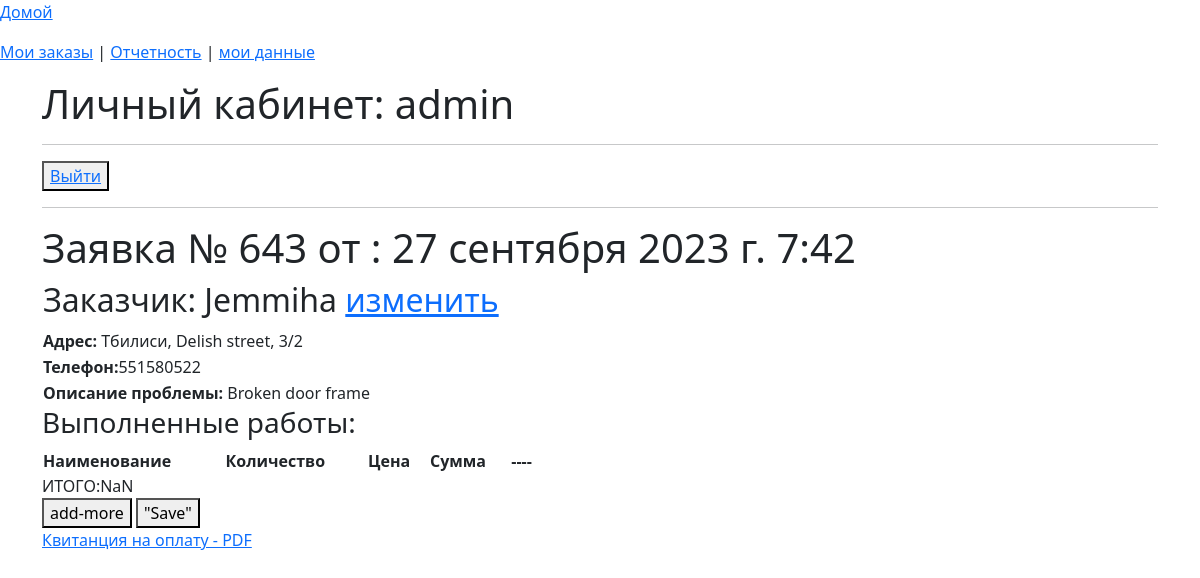
Page /invoice/643 (signed in) on the committed database.
### app_site/models.py (models this page shows)
class OrderList(models.Model):
    time_in = models.DateTimeField(auto_now_add=True, verbose_name='Дата заказа')
    time_out = models.DateTimeField(null=True, blank=True, verbose_name='Дата выполнения')
    repairer_id = models.ForeignKey(User, on_delete=models.SET_NULL, null=True, blank=True,
                                    verbose_name='Мастер', default='', )
    price = models.DecimalField(decimal_places=2, max_digits=7, null=True, blank=True, verbose_name='Стоимость работ')
    text_order = models.CharField(max_length=1500, verbose_name='Описание проблемы', blank=True, null=True)
    customer_name = models.CharField(max_length=50, verbose_name='Ваше имя')
    customer_phone = models.CharField(max_length=16, verbose_name='Номер телефона')
    customer_code = models.CharField(max_length=16, verbose_name='Код организации', blank=True, null=True)
    address_city = models.CharField(max_length=2, choices=CITY_CHOICES, default='TB', null=True, blank=True,
                                    verbose_name='Город')
    order_status = models.CharField(max_length=3, choices=ORDER_STATUS, default='BEG', null=True, blank=True,
                                    verbose_name='Статус заказа')
    address_street_app = models.CharField(max_length=150, verbose_name='Улица', null=True, blank=True)
    address_num = models.CharField(max_length=10, verbose_name='Номер дома', null=True, blank=True)
    services = models.ManyToManyField('Service', through='Invoice')
    class Meta:
        verbose_name = 'Список заказов'
        verbose_name_plural = 'Список заказов'

### app_site/views.py (the view, shortened to what this page needs)
# urls.py: path('invoice/<int:pk>', InvoiceCreate.as_view(), name='invoice'),
class InvoiceCreate(LoginRequiredMixin, DetailView):
    model = OrderList
    context_object_name = 'info'
    template_name = 'invoice.html'
    def get_context_data(self, **kwargs):
        context = super().get_context_data()
        context['invoice'] = Invoice.objects\
                                    .filter(order_id=self.object.pk)\
                                    .select_related('service_id')\
                                    .defer('service_id__type')\
                                    .annotate(amount=F('price') * F('quantity'))
        InvoiceFormSet = modelformset_factory(Invoice, form=InvoiceForm, extra=0)
        formset = InvoiceFormSet(queryset=Invoice.objects.none())
        context['form'] = formset
        context['type_work'] = WORK_CHOICES
        if self.object.order_status == 'SND':
            self.object.order_status = 'RCV'
            self.object.save()
        return context

### app_site/models.py (called while the page is built)
    def __str__(self):
        return f"{self.name}"

### app_site/templatetags/custom_filters.py (called while the page is built)
@register.filter()
def choice_tag(value, A):
    try:
        if A == 'city':
            a = dict(CITY_CHOICES)
        elif A == 'status_order':
            a = dict(ORDER_STATUS)
        elif A == 'month':
            a = dict(MONTH)
        elif A == 'work_type':
            a = dict(WORK_CHOICES)
        return f'{a[value]}'
    except KeyError:
        return f''

### templates/invoice.html (shortened to what this page needs)
{% extends 'flatpages/default_user.html' %}
{% load custom_filters %}
{% load custom_tags %}
{% block body %}
<hr>
<button> <a href="/app/logout/">Выйти</a> </button>
<hr>
    <h1>Заявка № {{ info.id }} от : {{ info.time_in }}</h1>
    <table width="700"><tr>
        <td><h2>Заказчик: {{ info.customer_name }}  <a href="../list_order/update/{{ info.pk}}">изменить</a></h2></td>
    </tr>
        <tr>
        <td><b>Адрес: </b>{{ info.address_city|choice_tag:'city' }}, {{ info.address_street_app }}, {{ info.address_num }}</td>
    </tr>
    <tr>
         <td><b>Телефон:</b>{{ info.customer_phone }}</td>
    </tr>
    <tr>
         <td><b>Описание проблемы:</b> {{ info.text_order }}</td>
    </tr>
    </table>
<h3>Выполненные работы: </h3>
<table width="500" id="table_invoice">
 <tr>
            <th>Наименование </th>
            <th>Количество </th>
            <th>Цена</th>
            <th>Сумма</th>
            <th>----</th>
    </tr>
    <tr id="total"><td></td></tr>
</table>
<form action="" method="post" id="id_form">
    <button id="add-more" type="button">add-more</button>
    <button type="submit"> "Save" </button>
</form>
<a href="pdf/{{ info.id }}">Квитанция на оплату - PDF</a>
{% endblock body %}

### templates/flatpages/default_user.html (shortened to what this page needs)
{% load static %}
<!doctype html>
<html lang="en">
  <head>
    <link href="https://cdn.jsdelivr.net/npm/bootstrap@5.3.0/dist/css/bootstrap.min.css" rel="stylesheet">
  </head>
  <body>
<p><a href="{% url 'home' %}" id="ss">Домой</a></p>
<p><a href="{% url 'list_order' %}">Мои заказы</a> | <a href="{% url 'stat' %}">Отчетность</a> | <a href="{% url 'repaierman' request.user.id %}">мои данные</a></p>
<div class="container">
<h1 class="test">Личный кабинет: {{ user.username }}</h1>
{% block body %}
{% endblock body%}
</div>
  </body>
</html>

### rows in the picture
OrderList: id "643", time_in "27 сентября 2023 г. 7:42", customer_name "Jemmiha", address_city|choice_tag "Тбилиси", address_street_app "Delish street", address_num "3/2", customer_phone "551580522", text_order "Broken door frame"

### other values in the picture
{{ user.username }} "admin"
